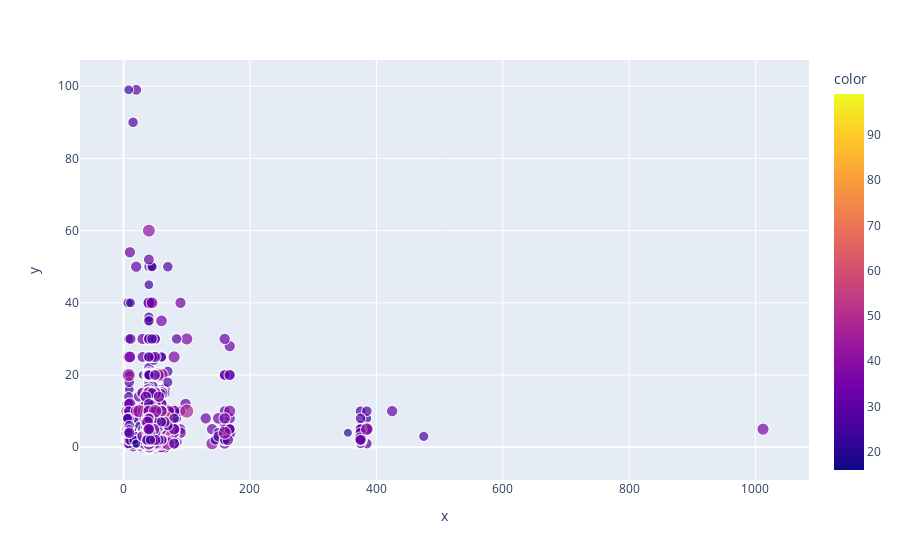

The code cell stored with this chart in its notebook:
### Markdown cell above
Create a bubble plot of `WorkWeekHrs` and `CodeRevHrs`, use `Age` column as bubble size.

### Code cell
# your code goes here
import plotly.express as px
query='select WorkWeekHrs, CodeRevHrs, Age from master'
df_wwh_crh_a=pd.read_sql_query(query, conn)
df = px.data.gapminder()
import numpy as np
df_wwh_crh_a['Age'].replace(np.nan,df_wwh_crh_a['Age'].mean(), inplace=True)
fig=px.scatter(x=df_wwh_crh_a['WorkWeekHrs'], y=df_wwh_crh_a['CodeRevHrs'],size=df_wwh_crh_a['Age'], color=df_wwh_crh_a['Age'])

fig.show()

### Figure 1 — Plotly figure (JSON) as saved in the notebook; plotly's stock layout.template omitted (floating-point values rounded to 4 significant figures; data arrays with more than 128 entries replaced by an {"elided": "..."} marker saying what was removed)
{"data": [{"hovertemplate": "x=%{x}<br>y=%{y}<br>size=%{marker.size}<br>color=%{marker.color}<extra></extra>", "legendgroup": "", "marker": {"color": {"elided": "11398 float values"}, "coloraxis": "coloraxis", "size": {"elided": "11398 float values"}, "sizemode": "area", "sizeref": 0.2475, "symbol": "circle"}, "mode": "markers", "name": "", "showlegend": false, "type": "scattergl", "x": {"elided": "11398 float values"}, "xaxis": "x", "y": {"elided": "11398 float values"}, "yaxis": "y"}], "layout": {"autosize": true, "coloraxis": {"colorbar": {"title": {"text": "color"}}, "colorscale": [[0, "#0d0887"], [0.1111, "#46039f"], [0.2222, "#7201a8"], [0.3333, "#9c179e"], [0.4444, "#bd3786"], [0.5556, "#d8576b"], [0.6667, "#ed7953"], [0.7778, "#fb9f3a"], [0.8889, "#fdca26"], [1, "#f0f921"]]}, "legend": {"itemsizing": "constant", "tracegroupgap": 0}, "margin": {"t": 60}, "xaxis": {"anchor": "y", "autorange": true, "domain": [0, 1], "range": [-68.69, 1084.0], "title": {"text": "x"}, "type": "linear"}, "yaxis": {"anchor": "x", "autorange": true, "domain": [0, 1], "range": [-10.45, 108.3], "title": {"text": "y"}, "type": "linear"}}}
